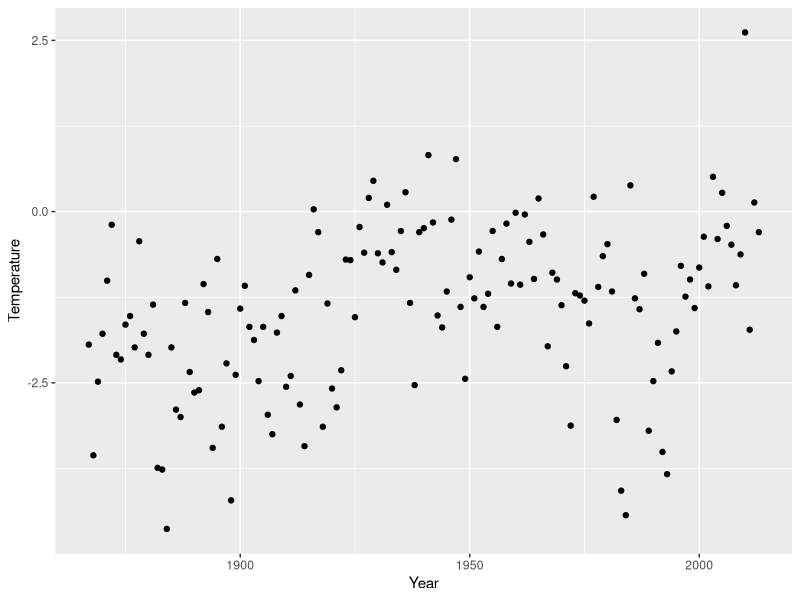
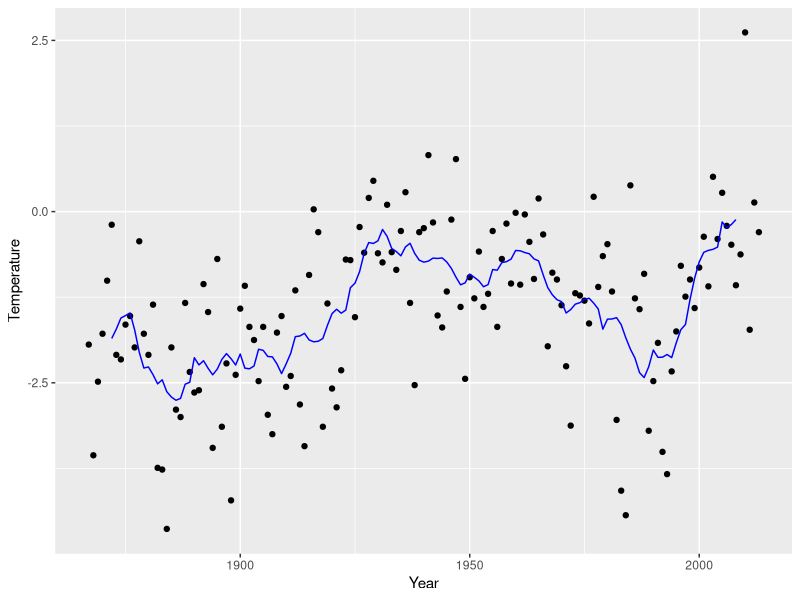
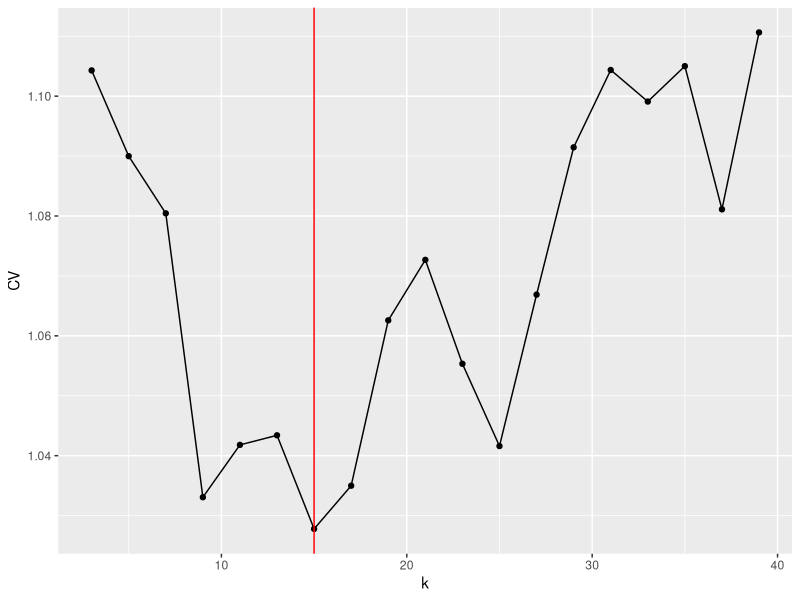
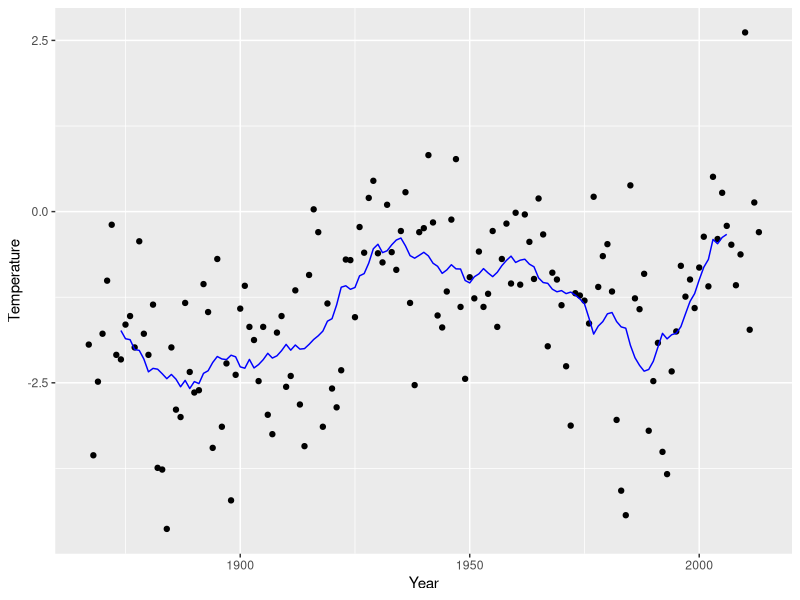
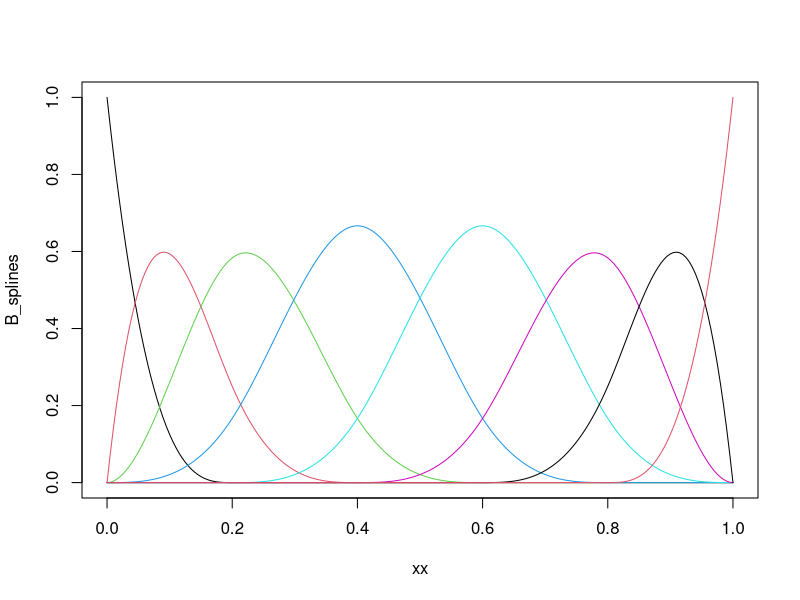
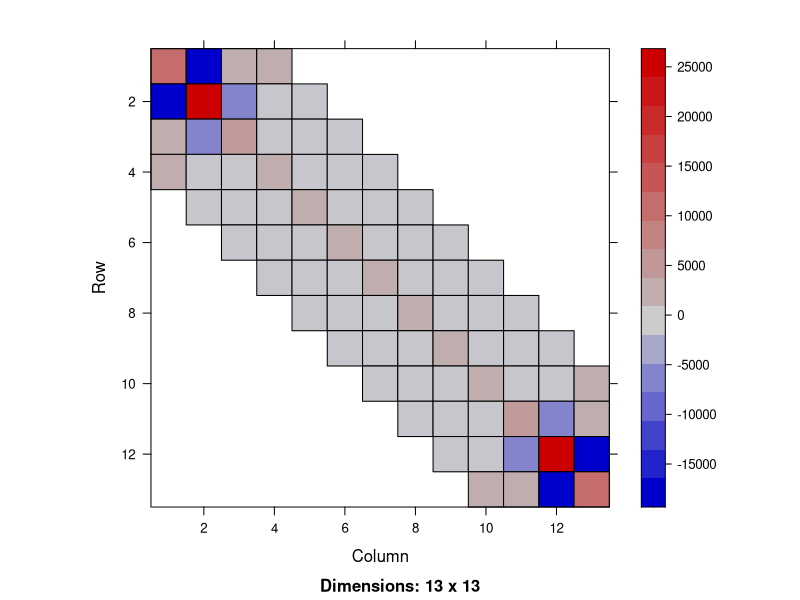
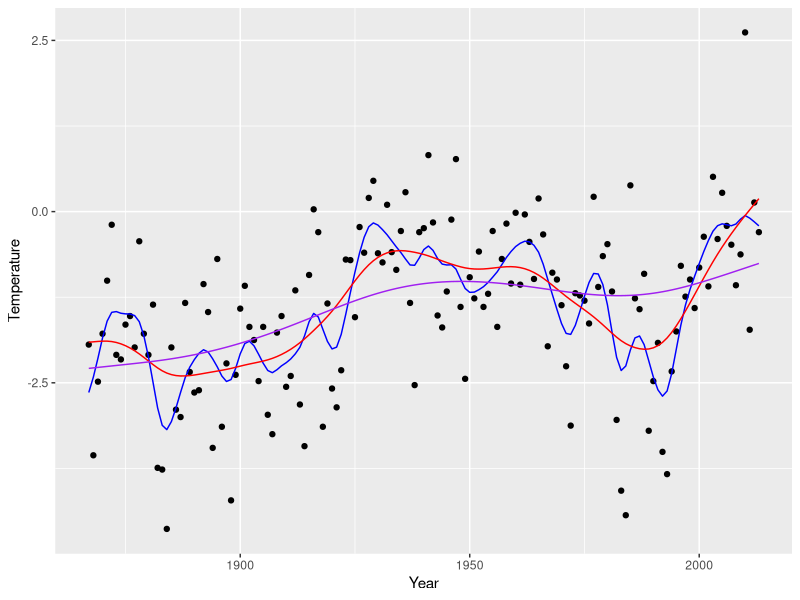
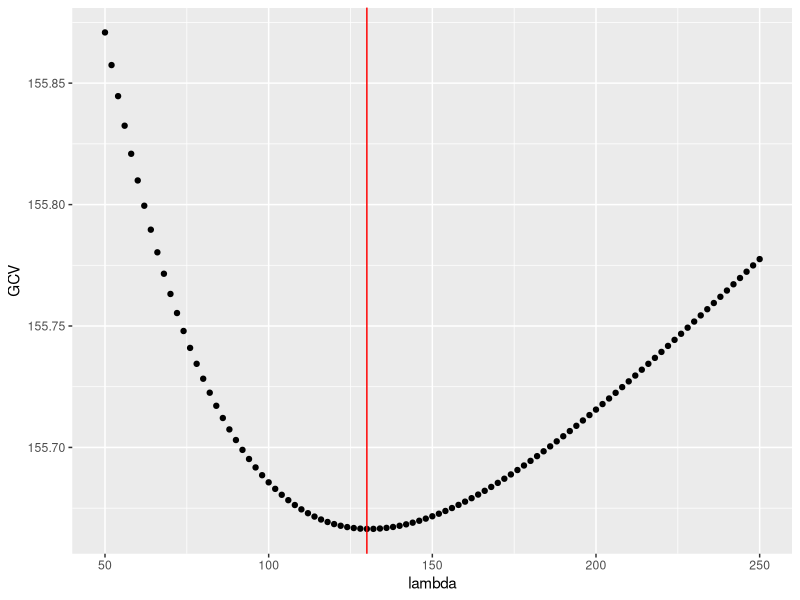

Here is the R script that generated these plots, in order:
## ---- chunk 1
library("tidyverse")
library("microbenchmark")
knitr::opts_chunk$set(
  fig.width = 6, fig.height = 4, cache = TRUE, dpi = 144,
  out.height = 400,
  dev.args = list(bg = "transparent"),
  fig.align = "center", comment = NA
)
theme_replace(plot.background = element_rect(fill = NA, color = NA))
Nuuk <- read_table("data/nuuk.dat.txt",
  col_names = c("Year", 1:12),
  na = "-999",
  skip = 1
) %>%
  gather(key = "Month", value = "Temperature", -Year, convert = TRUE) %>%
  mutate(Temperature = Temperature / 10) %>%
  filter(Year > 1866)

Nuuk_year <- group_by(Nuuk, Year) %>%
  summarise(
    Temperature = mean(Temperature),
    Median = median(Temperature),
    High = max(Temperature),
    Low = min(Temperature)
  )
n <- nrow(Nuuk_year)
## ---- chunk 2
p <- qplot(Year, Temperature, data = Nuuk_year)
p
## ---- chunk 3
# The vector 'y' must be sorted according to the x-values
run_mean <- function(y, k) {
  n <- length(y)
  m <- floor((k - 1) / 2)
  k <- 2 * m + 1 # Ensures k to be odd and m = (k - 1) / 2
  y <- y / k
  s <- rep(NA, n)
  s[m + 1] <- sum(y[1:k])
  for (i in (m + 1):(n - m - 1)) {
    s[i + 1] <- s[i] - y[i - m] + y[i + 1 + m]
  }
  s
}
## ---- chunk 4
f_hat <- run_mean(Nuuk_year$Temperature, 11)
p + geom_line(aes(y = f_hat), color = "blue")
## ---- chunk 5
f_hat_filter <- stats::filter(Nuuk_year$Temperature, rep(1 / 11, 11))
range(f_hat_filter - f_hat, na.rm = TRUE)
## ---- chunk 6
op <- options(digits = 2)
f_hat_filter[c(1:10, 137:147)]
options(digits = op$digits)
## ---- chunk 7
y <- rnorm(4196)
w <- c(rep(1 / 11, 11), rep(0, 512 - 10))
S1 <- matrix(w, 512 - 10, 512, byrow = TRUE)
w <- c(rep(1 / 11, 11), rep(0, 1024 - 10))
S2 <- matrix(w, 1024 - 10, 1024, byrow = TRUE)
w <- c(rep(1 / 11, 11), rep(0, 2048 - 10))
S3 <- matrix(w, 2048 - 10, 2048, byrow = TRUE)
w <- c(rep(1 / 11, 11), rep(0, 4196 - 10))
S4 <- matrix(w, 4196 - 10, 4196, byrow = TRUE)
tmp <- microbenchmark(
  S1 %*% y[1:512],
  S2 %*% y[1:1024],
  S3 %*% y[1:2048],
  S4 %*% y[1:4196],
  run_mean(y[1:512], k = 11),
  run_mean(y[1:1024], k = 11),
  run_mean(y[1:2048], k = 11),
  run_mean(y[1:4196], k = 11),
  stats::filter(y[1:512], rep(1 / 11, 11)),
  stats::filter(y[1:1024], rep(1 / 11, 11)),
  stats::filter(y[1:2048], rep(1 / 11, 11)),
  stats::filter(y[1:4196], rep(1 / 11, 11))
)
summary(tmp)[, c(1, 5)]
## ---- chunk 8
loocv <- function(k, y) {
  f_hat <- run_mean(y, k)
  mean(((y - f_hat) / (1 - 1 / k))^2, na.rm = TRUE)
}
## ---- chunk 9
k <- seq(3, 40, 2)
CV <- sapply(k, function(kk) loocv(kk, Nuuk_year$Temperature))
## ---- chunk 10
k_opt <- k[which.min(CV)]
qplot(k, CV) + geom_line() + geom_vline(xintercept = k_opt, color = "red")
## ---- chunk 11
p + geom_line(aes(y = run_mean(Nuuk_year$Temperature, k_opt)), color = "blue")
## ---- chunk 12
library(Matrix)
library(splines)
## ---- chunk 13
library(splines)
# Note the specification of repeated boundary knots
knots <- c(0, 0, 0, seq(0, 1, 0.2), 1, 1, 1)
xx <- seq(0, 1, 0.005)
B_splines <- splineDesign(knots, xx)
matplot(xx, B_splines, type = "l", lty = 1)
## ---- chunk 14
pen_mat <- function(inner_knots) {
  knots <- sort(c(rep(range(inner_knots), 3), inner_knots))
  d <- diff(inner_knots) # the vector of knot differences; b - a
  g_ab <- splineDesign(knots, inner_knots, derivs = 2)
  knots_mid <- inner_knots[-length(inner_knots)] + d / 2
  g_ab_mid <- splineDesign(knots, knots_mid, derivs = 2)
  g_a <- g_ab[-nrow(g_ab), ]
  g_b <- g_ab[-1, ]
  (crossprod(d * g_a, g_a) +
    4 * crossprod(d * g_ab_mid, g_ab_mid) +
    crossprod(d * g_b, g_b)) / 6
}
## ---- chunk 15
# See notes for implementation of penalty matrix
Omega <- pen_mat(seq(0, 1, 0.1))
image(Matrix(Omega))
## ---- chunk 16
inner_knots <- Nuuk_year$Year
knots <- c(rep(range(inner_knots), 3), inner_knots)
Phi <- splineDesign(knots, inner_knots) #<<
## ---- chunk 17
Omega <- pen_mat(inner_knots)
smoother <- function(lambda) {
  Phi %*% solve(
    crossprod(Phi) + lambda * Omega, # Phi^T Phi + lambda Omega
    t(Phi) %*% Nuuk_year$Temperature # Phi^T y
  )
}
## ---- chunk 18
p + geom_line(aes(y = smoother(10)), color = "blue") + # Undersmooth
  geom_line(aes(y = smoother(1000)), color = "red") + # Smooth
  geom_line(aes(y = smoother(100000)), color = "purple") # Oversmooth
## ---- chunk 19
gcv <- function(lambda, y) {
  S <- Phi %*% solve(crossprod(Phi) + lambda * Omega, t(Phi))
  df <- sum(diag(S)) # The trace of the smoother matrix
  sum(((y - S %*% y) / (1 - df / length(y)))^2, na.rm = TRUE)
}
## ---- chunk 20
lambda <- seq(50, 250, 2)
GCV <- sapply(lambda, gcv, y = Nuuk_year$Temperature)
lambda_opt <- lambda[which.min(GCV)]
## ---- chunk 21
qplot(lambda, GCV) + geom_vline(xintercept = lambda_opt, color = "red")
## ---- chunk 22
# Optimal smoother using our implementation
smooth_opt <- smoother(lambda_opt)
p + geom_line(aes(y = smooth_opt), color = "blue")
## ---- chunk 23
# and using 'smooth.spline()' without fast heuristic
smooth <- smooth.spline(Nuuk_year$Year, Nuuk_year$Temperature, all.knots = TRUE)
p + geom_line(aes(y = smooth$y), color = "blue")
## ---- chunk 24
inner_knots <- seq(1867, 2013, length.out = 18)
Phi <- splineDesign(c(rep(range(inner_knots), 3), inner_knots), Nuuk_year$Year)
Omega <- pen_mat(inner_knots)
Phi_svd <- svd(Phi)
Omega_tilde <- t(t(crossprod(Phi_svd$v, Omega %*% Phi_svd$v)) / Phi_svd$d) / Phi_svd$d
# It is safer to use the numerical singular value decomposition ('svd')
# for diagonalizing a positive semidefinite matrix than to use a
# more general numerical diagonalization implementation such as 'eigen'.
Omega_tilde_svd <- svd(Omega_tilde)
U_tilde <- Phi_svd$u %*% Omega_tilde_svd$u

colnames(U_tilde) <- paste(rep("u", 20), 1:20, sep = "")
bind_cols(select(Nuuk_year, Year), as_tibble(U_tilde)) %>%
  gather(key = "term", value = "value", -Year, factor_key = TRUE) %>%
  ggplot(aes(Year, value, color = term)) +
  geom_line() +
  facet_wrap(~term) +
  theme(legend.position = "none") +
  ylab("")
## ---- chunk 25
pp <- qplot(1:20, Omega_tilde_svd$d) + xlab("i") + ylab("Eigenvalues")
gridExtra::grid.arrange(pp, pp + scale_y_log10())
